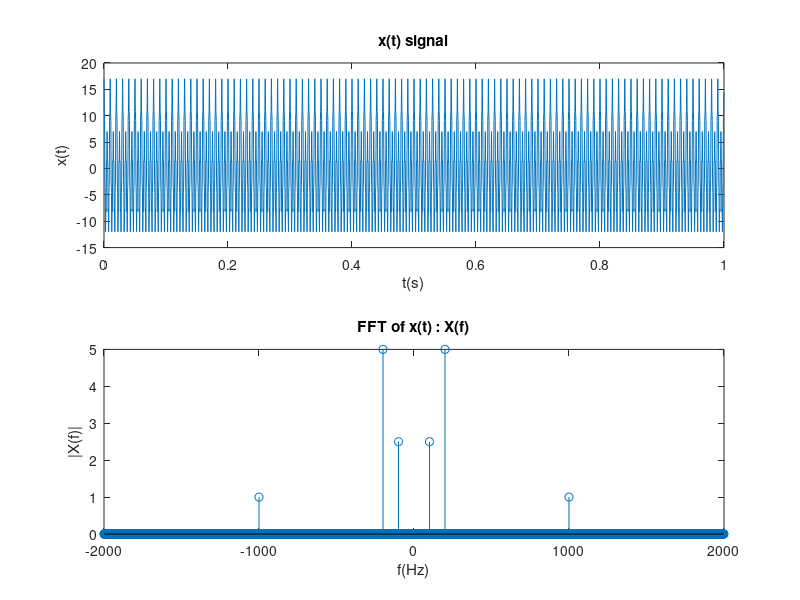

Write MATLAB code to recreate this figure.
f = 4000;             % defining frequency
t = 0:(1/f):1-(1/f);  % defining time scale

% message signal m(t): 
mt = (5*cos(2*pi*100*t)) + (10*cos(2*pi*200*t));
xt = mt + 2*cos(2*pi*1000*t);  % x(t) function

% Plot x(t)
subplot(2, 1, 1); % Create axes for graphs and put xt to 1th
plot(t,xt);
title('x(t) signal');
xlabel('t(s)');
ylabel('x(t)');

% Find Fast fourier transform of x(t)
fourier_xt = fft(xt)/length(xt);  
freq = -f/2:(f/length(xt)):f/2-(f/length(xt));
Xf = abs(fftshift(fourier_xt));

% Plot FFT of x(t)
subplot(2, 1, 2);     % Create axes for graphs and put Xf to 2nd
stem(freq, abs(Xf));  % stem for plotting discrete sequence data 
title('FFT of x(t) : X(f)');
xlabel('f(Hz)');
ylabel('|X(f)|');